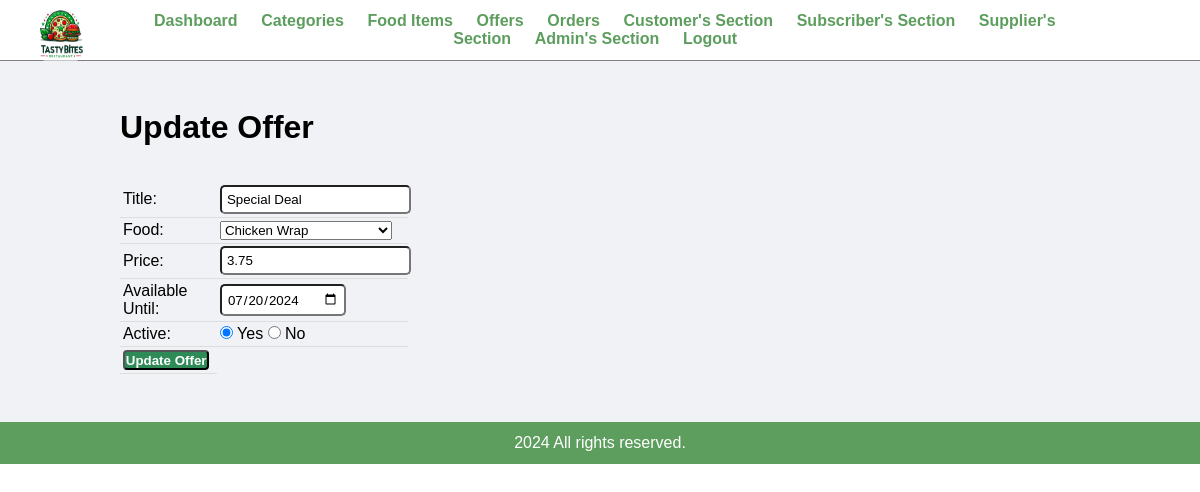
Page /admin/update-offer.php?id=3 (signed in) on the committed database.
### tables this page shows
CREATE TABLE IF NOT EXISTS `tbl_offer` (
  `id` int(10) UNSIGNED NOT NULL AUTO_INCREMENT,
  `title` varchar(100) NOT NULL,
  `new_price` decimal(10,2) NOT NULL,
  `to_date` date NOT NULL,
  `active` varchar(10) NOT NULL,
  `food_id` int(10) UNSIGNED NOT NULL,
  PRIMARY KEY (`id`),
  FOREIGN KEY (`food_id`) REFERENCES `tbl_food` (`id`) 
);

CREATE TABLE IF NOT EXISTS `tbl_food` (
  `id` int(10) UNSIGNED NOT NULL AUTO_INCREMENT,
  `title` varchar(100) NOT NULL,
  `description` text NOT NULL,
  `price` decimal(10,2) NOT NULL,
  `image_name` varchar(255) NOT NULL,
  `category_id` int(10) UNSIGNED NOT NULL,
  `featured` varchar(10) NOT NULL,
  `active` varchar(10) NOT NULL,
  PRIMARY KEY (`id`),
  FOREIGN KEY (`category_id`) REFERENCES `tbl_category` (`id`) 
);

### admin/update-offer.php (the view, shortened to what this page needs)
<?php include('partials/menu.php'); ?>
<div class="main-content">
    <div class="wrapper">
        <h1>Update Offer</h1>
        <br><br>
        <?php
            if(isset($_GET['id']))
            {
                $id = $_GET['id'];
                $sql = "SELECT * FROM tbl_offer WHERE id=$id";
                $res = mysqli_query($conn, $sql);
                $count = mysqli_num_rows($res);
                if($count==1)
                {
                    $row = mysqli_fetch_assoc($res);
                    $title = $row['title'];
                    $price = $row['new_price'];
                    $to_date = $row['to_date'];
                    $active = $row['active'];
                    $current_food = $row['food_id'];
                }
                else
                {
                    $_SESSION['no-offer-found'] = "<div class='error text-center'>Offer not Found.</div>";
                    header('location:'.SITEURL.'admin/manage-offer.php');
                }
            }
            else
            {
                header('location:'.SITEURL.'admin/manage-offer.php');
            }
        ?>
        <form action="" method="POST" enctype="multipart/form-data">
            <table class="tbl-30">
                <tr>
                    <td>Title: </td>
                    <td>
                        <input type="text" name="title" value="<?php echo $title; ?>">
                    </td>
                </tr>
                <tr>
                    <td>Food: </td>
                    <td>
                        <select name="food">
                        <?php
                            $sql = "SELECT * FROM tbl_food";
                            $res = mysqli_query($conn, $sql);
                            $count = mysqli_num_rows($res);
                            if($count>0)
                            {
                                while($row=mysqli_fetch_assoc($res))
                                {
                                    $food_id = $row['id'];
                                    $food_title = $row['title'];
                        ?>
                        <option <?php if($current_food==$food_id){echo "selected";} ?> value="<?php echo $food_id; ?>"><?php echo $food_title; ?></option>
                       <?php
                               }
                           }
                           else
                           {
                       ?>
                               <option value="0">No Food Found</option>
                              <?php
                                  }
                              ?>
                        </select>
                    </td>
                </tr>
                <tr>
                    <td>Price: </td>
                    <td>
                        <input type="number" step="any" name="price" value="<?php echo $price; ?>">
                    </td>
                </tr>
                <tr>
                    <td>Available Until: </td>
                    <td>
                        <input type="date" name="to_date" value="<?php echo $to_date; ?>">
                    </td>
                </tr>
                <tr>
                    <td>Active: </td>
                    <td>
                        <input <?php if($active=="Yes"){echo "checked";} ?> type="radio" name="active" value="Yes"> Yes
                        <input <?php if($active=="No"){echo "checked";} ?> type="radio" name="active" value="No"> No
                    </td>
                </tr>
                <tr>
                    <td>
                        <input type="submit" name="submit" value="Update Offer" class="btn-secondary">
                    </td>
                </tr>
            </table>
        </form>
    </div>
</div>
<?php include('partials/footer.php'); ?>

### css/admin.css (style rules this page uses)
* { margin: 0; padding: 0; font-family: Arial, Helvetica, sans-serif; }
.wrapper { padding: 1%; width: 80%; margin: 0 auto; }
.tbl-30 { width: 30%; }
table { border-collapse: collapse; width: 100%; }
th, td { padding: 8px; text-align: left; border-bottom: 1px solid #ddd; }
table tr td { padding: 1%; }
input { border-radius:4px; padding: 5%; }
.btn-secondary { background-color: #2e8b57; border-radius:4px; padding: 1%; color: white; text-decoration: none; font-weight: bold; }
.main-content { background-color: #f1f2f6; padding: 3% 0; }
input { border-radius:5px; padding:5px; }

### rows in the picture
tbl_offer: title "Special Deal", food "Chicken Wrap", price "3.75", to_date "07/20/2024", active "☑"
